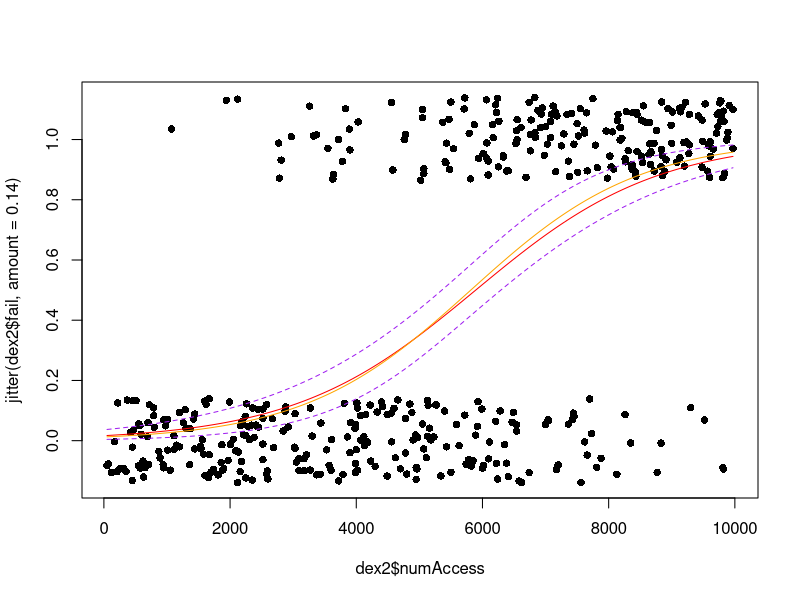
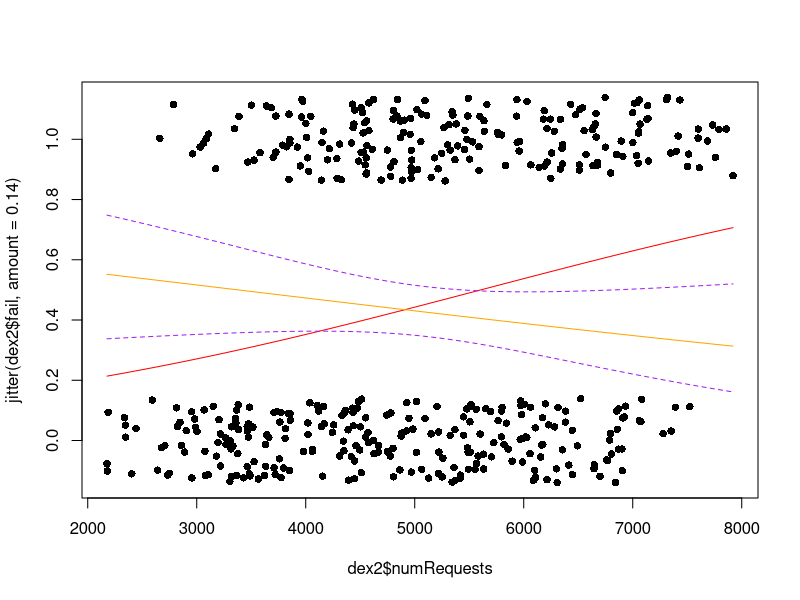

These figures' R source, in order:
## ---- chunk 1
getwd()
## da cancellare quando siete sicuri di dove è il file
## ---- chunk 2
dex1 <- read.csv("ex1_data.csv", header = TRUE)
## ---- chunk 3
fit1 <- lm(time ~ age + numAccess, data = dex1)
summary(fit1)
## ---- chunk 4
fit2 <- lm(time ~ numAccess, data=dex1)
summary(fit2)
## ---- chunk 5
# t_obs
t_obs<-(coefficients(fit1)[2]-0)/summary(fit1)$coef[2,2]
t_obs

# p-value
2*pt(abs(t_obs), df.residual(fit1), lower.tail = FALSE )
## ---- chunk 6
# Confidence Intervals
confint(fit1, level=0.98)[2,]
## ---- chunk 7
nd <- data.frame(numAccess=c(60,200))

ci_vals <- predict(fit2, newdata=nd, interval="confidence", level = 0.98)
ci_vals

ci_vals[,3]-ci_vals[,2]
## ---- chunk 8
pi_vals <- predict(fit2, newdata=nd, interval="prediction", level = 0.98)
pi_vals
pi_vals[,3]-pi_vals[,2]
## ---- chunk 9
dex2 <- read.csv("ex2_data.csv", header = TRUE)
## ---- chunk 10
fitTot <- glm(fail ~ ., family=binomial(link="logit"), data=dex2)

summary(fitTot)
## ---- chunk 11
plot(dex2$numAccess, jitter(dex2$fail, amount = 0.14), pch = 16)

# GLM with 1 predictor
fit_numAccess <- glm(fail ~ numAccess, family=binomial, data=dex2)

# "pure" numAccess effect
lines(sort(dex2$numAccess), 
      predict(fit_numAccess, newdata = data.frame(numAccess = sort(dex2$numAccess)), type = "response"), 
      col = "red")

# Fix the values
nd <- data.frame(numAccess = seq(min(dex2$numAccess), max(dex2$numAccess)), 
                 numRequests = median(dex2$numRequests),
                 durationMean = median(dex2$durationMean), 
                 durationMax = median(dex2$durationMax), 
                 durationMin = median(dex2$durationMin))

# numAccess effect, given that all the predictors have median values
lines(sort(nd$numAccess), 
      predict(fitTot, newdata = nd,
             type = "response"), col = "orange")

# Uncertainty estimation

# fit, se.fit
linpred <- predict(fitTot, newdata = nd,
             type = "link", se.fit = TRUE)

# confidence intervals for the linear predictor
# upper and lower bound
cint <- cbind(linpred$fit - qnorm(.995) * linpred$se.fit,
              linpred$fit + qnorm(.995) * linpred$se.fit)

# two columns of values between 0 and 1
cint_response <-  binomial()$linkinv(
    cbind(linpred$fit - qnorm(.995) * linpred$se.fit, 
          linpred$fit + qnorm(.995) * linpred$se.fit))

lines(sort(nd$numAccess), cint_response[,1], lty = 2, col = "purple")
lines(sort(nd$numAccess), cint_response[,2], lty = 2, col = "purple")
## ---- chunk 12
plot(dex2$numRequests, jitter(dex2$fail, amount = 0.14), pch = 16)

# GLM with 1 predictor
fit_numRequests <- glm(fail ~ numRequests, family=binomial, data=dex2)

# "pure" numAccess effect
lines(sort(dex2$numRequests), 
      predict(fit_numRequests, newdata = data.frame(numRequests = sort(dex2$numRequests)), type = "response"), 
      col = "red")

# Fix the values
nd <- data.frame(numRequests = seq(min(dex2$numRequests), max(dex2$numRequests)), 
                 numAccess = median(dex2$numAccess),
                 durationMean = median(dex2$durationMean), 
                 durationMax = median(dex2$durationMax), 
                 durationMin = median(dex2$durationMin))

# numAccess effect, given that all the predictors have median values
lines(sort(nd$numRequests), 
      predict(fitTot, newdata = nd,
             type = "response"), col = "orange")

# Uncertainty estimation

# fit, se.fit
linpred <- predict(fitTot, newdata = nd,
             type = "link", se.fit = TRUE)

# confidence intervals for the linear predictor
# upper and lower bound
cint <- cbind(linpred$fit - qnorm(.995) * linpred$se.fit,
              linpred$fit + qnorm(.995) * linpred$se.fit)

# two columns of values between 0 and 1
cint_response <-  binomial()$linkinv(
    cbind(linpred$fit - qnorm(.995) * linpred$se.fit, 
          linpred$fit + qnorm(.995) * linpred$se.fit))

lines(sort(nd$numRequests), cint_response[,1], lty = 2, col = "purple")
lines(sort(nd$numRequests), cint_response[,2], lty = 2, col = "purple")
## ---- chunk 13
# AIC
fitTot_AIC <- step(fitTot, direction = "backward", trace=-1, k=2)
# BIC
fitTot_BIC <- step(fitTot, direction = "backward", trace=-1, k=log(nrow(dex2)))

fitTot_AIC$call
fitTot_BIC$call
## ---- chunk 14
# AIC
c(fitTot_AIC$deviance, fitTot_AIC$null.deviance, fitTot_AIC$aic)
# BIC
c(fitTot_BIC$deviance, fitTot_BIC$null.deviance, fitTot_BIC$aic)
## ---- chunk 15
nd <- data.frame(numAccess = c(10,5290), 
                 numRequests = c(2000,5000), 
                 durationMean = c(10,24.8), 
                 durationMax = c(75,90), 
                 durationMin = c(9,5))
rownames(nd) <- c("day1","day2")

rpred <- predict(fitTot, type = "response", newdata = nd, level=0.95)
